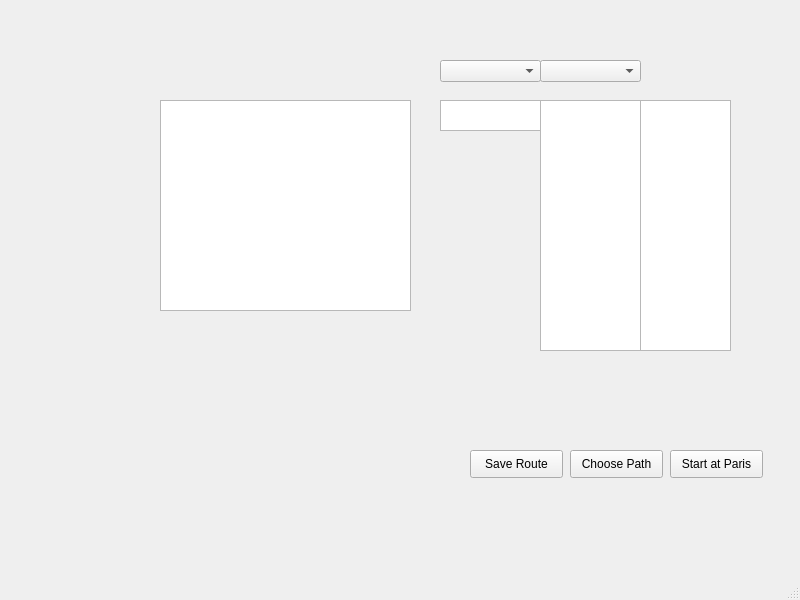
<?xml version="1.0" encoding="UTF-8"?>
<ui version="4.0">
 <class>MainWindow</class>
 <widget class="QMainWindow" name="MainWindow">
  <property name="geometry">
   <rect>
    <x>0</x>
    <y>0</y>
    <width>800</width>
    <height>600</height>
   </rect>
  </property>
  <property name="windowTitle">
   <string>MainWindow</string>
  </property>
  <widget class="QWidget" name="centralwidget">
   <widget class="QPushButton" name="ChoosePath_pushButton">
    <property name="geometry">
     <rect>
      <x>570</x>
      <y>450</y>
      <width>93</width>
      <height>28</height>
     </rect>
    </property>
    <property name="text">
     <string>Choose Path</string>
    </property>
   </widget>
   <widget class="QListView" name="EndCityList">
    <property name="geometry">
     <rect>
      <x>540</x>
      <y>100</y>
      <width>101</width>
      <height>251</height>
     </rect>
    </property>
   </widget>
   <widget class="QListView" name="DistanceList">
    <property name="geometry">
     <rect>
      <x>640</x>
      <y>100</y>
      <width>91</width>
      <height>251</height>
     </rect>
    </property>
   </widget>
   <widget class="QComboBox" name="From_ComboBox">
    <property name="geometry">
     <rect>
      <x>440</x>
      <y>60</y>
      <width>101</width>
      <height>22</height>
     </rect>
    </property>
   </widget>
   <widget class="QTextEdit" name="StartCityTextEdit">
    <property name="geometry">
     <rect>
      <x>440</x>
      <y>100</y>
      <width>101</width>
      <height>31</height>
     </rect>
    </property>
   </widget>
   <widget class="QPushButton" name="Paris_PushButton">
    <property name="geometry">
     <rect>
      <x>670</x>
      <y>450</y>
      <width>93</width>
      <height>28</height>
     </rect>
    </property>
    <property name="text">
     <string>Start at Paris</string>
    </property>
   </widget>
   <widget class="QComboBox" name="To_ComboBox">
    <property name="geometry">
     <rect>
      <x>540</x>
      <y>60</y>
      <width>101</width>
      <height>22</height>
     </rect>
    </property>
   </widget>
   <widget class="QPushButton" name="Save_Route_pushButton">
    <property name="geometry">
     <rect>
      <x>470</x>
      <y>450</y>
      <width>93</width>
      <height>28</height>
     </rect>
    </property>
    <property name="text">
     <string>Save Route</string>
    </property>
   </widget>
   <widget class="QTextEdit" name="Route_TextEdit">
    <property name="geometry">
     <rect>
      <x>160</x>
      <y>100</y>
      <width>251</width>
      <height>211</height>
     </rect>
    </property>
   </widget>
  </widget>
  <widget class="QMenuBar" name="menubar">
   <property name="geometry">
    <rect>
     <x>0</x>
     <y>0</y>
     <width>800</width>
     <height>26</height>
    </rect>
   </property>
  </widget>
  <widget class="QStatusBar" name="statusbar"/>
 </widget>
 <resources/>
 <connections/>
</ui>
